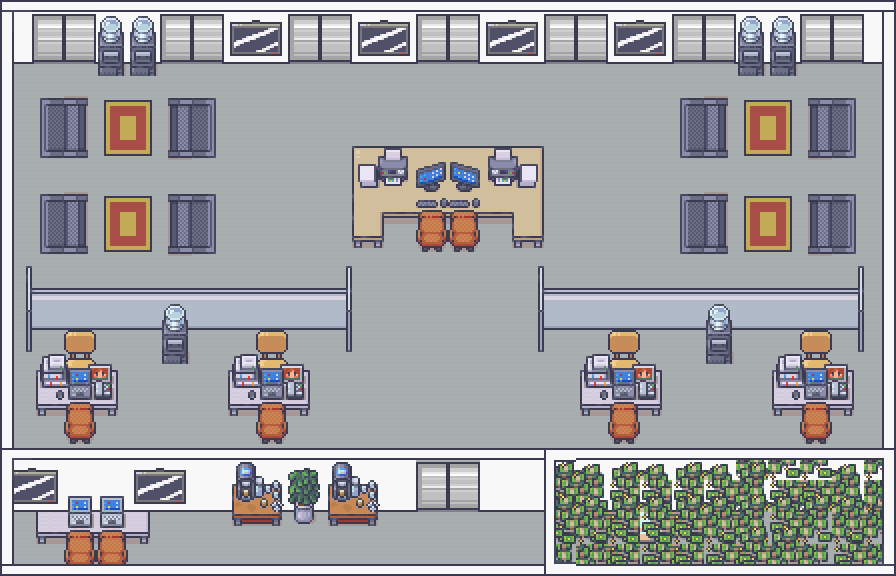

Tiled map render using the project's own tile images. Description and the map definition, with tile-layer contents summarised, below:
An orthogonal 28x18 tile map with 32x32 px tiles, 11 tile layers (chão, cofre, parede, portas, ...), 3 tilesets.

<map version="1.10" tiledversion="1.10.2" orientation="orthogonal" renderorder="right-down" width="28" height="18" tilewidth="32" tileheight="32" infinite="0" nextlayerid="12" nextobjectid="1">
 <editorsettings>
  <export target="banco.js" format="js" />
 </editorsettings>
 <tileset firstgid="1" name="Interiors" tilewidth="32" tileheight="32" tilecount="1424" columns="16">
  <image source="Interiors_free_32x32.png" width="512" height="2848" />
 </tileset>
 <tileset firstgid="1425" name="Room_Builder" tilewidth="32" tileheight="32" tilecount="391" columns="17">
  <image source="Room_Builder_free_32x32.png" width="544" height="736" />
 </tileset>
 <tileset firstgid="1816" name="Office" tilewidth="32" tileheight="32" tilecount="848" columns="16">
  <image source="Modern_Office_32x32.png" width="512" height="1696" />
 </tileset>
 <layer id="1" name="chão" width="28" height="18">
  <data>[504 cells, 504 non-empty, 2 distinct tile ids]</data>
 </layer>
 <layer id="11" name="cofre" width="28" height="18">
  <data>[504 cells, 4 non-empty, 3 distinct tile ids]</data>
 </layer>
 <layer id="2" name="parede" width="28" height="18">
  <data>[504 cells, 112 non-empty, 7 distinct tile ids]</data>
 </layer>
 <layer id="4" name="portas" width="28" height="18">
  <data>[504 cells, 28 non-empty, 4 distinct tile ids]</data>
 </layer>
 <layer id="5" name="mesas" width="28" height="18">
  <data>[504 cells, 95 non-empty, 28 distinct tile ids]</data>
 </layer>
 <layer id="7" name="cadeira" width="28" height="18">
  <data>[504 cells, 38 non-empty, 16 distinct tile ids]</data>
 </layer>
 <layer id="9" name="tapete" width="28" height="18">
  <data>[504 cells, 32 non-empty, 8 distinct tile ids]</data>
 </layer>
 <layer id="6" name="mesa" width="28" height="18">
  <data>[504 cells, 26 non-empty, 7 distinct tile ids]</data>
 </layer>
 <layer id="8" name="cadeira2" width="28" height="18">
  <data>[504 cells, 72 non-empty, 11 distinct tile ids]</data>
 </layer>
 <layer id="10" name="computador" width="28" height="18">
  <data>[504 cells, 88 non-empty, 23 distinct tile ids]</data>
 </layer>
 <layer id="3" name="teto" width="28" height="18">
  <data>[504 cells, 116 non-empty, 7 distinct tile ids]</data>
 </layer>
</map>
